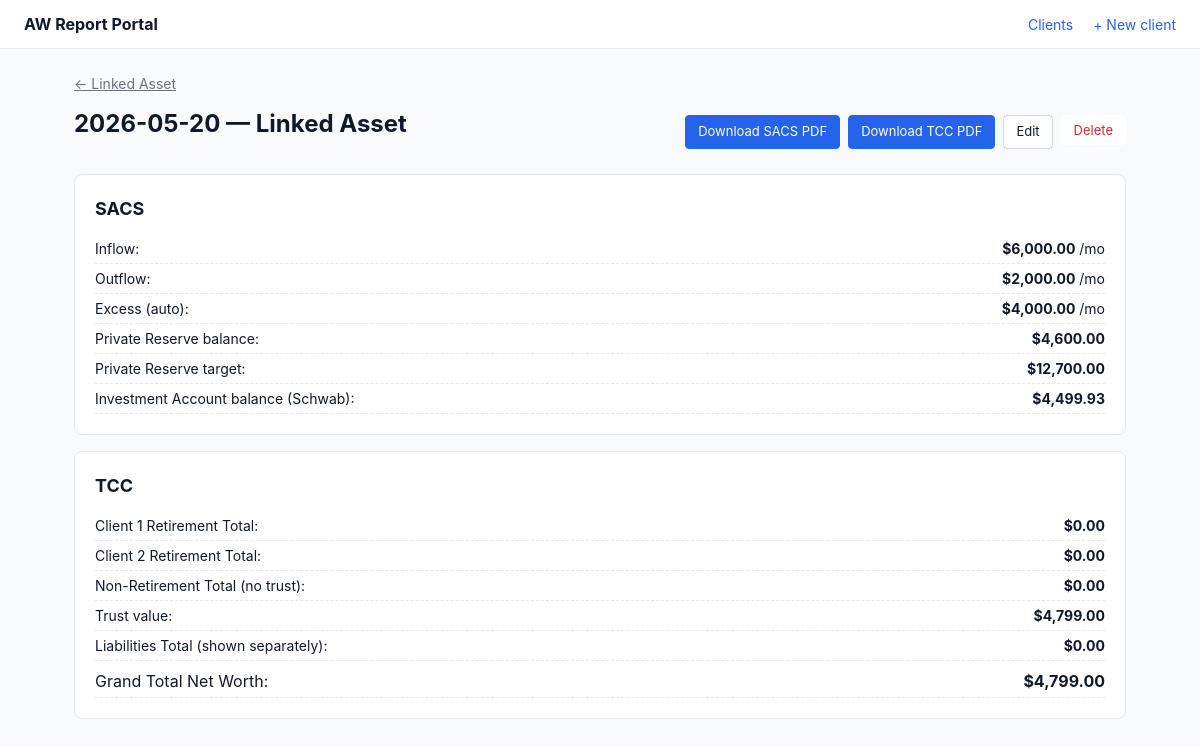
Page /reports/2 on the committed database.
### tables this page shows
CREATE TABLE clients (
    id INTEGER PRIMARY KEY AUTOINCREMENT,
    label TEXT NOT NULL,
    is_married INTEGER NOT NULL DEFAULT 0,

    client1_name TEXT NOT NULL,
    client1_dob TEXT NOT NULL,
    client1_ssn_last4 TEXT,

    client2_name TEXT,
    client2_dob TEXT,
    client2_ssn_last4 TEXT,

    monthly_salary REAL NOT NULL DEFAULT 0,
    client1_salary REAL NOT NULL DEFAULT 0,
    client2_salary REAL NOT NULL DEFAULT 0,
    monthly_expense_budget REAL NOT NULL DEFAULT 0,
    private_reserve_target_override REAL,

    trust_property_address TEXT,

    created_at TEXT DEFAULT CURRENT_TIMESTAMP,
    updated_at TEXT DEFAULT CURRENT_TIMESTAMP
);

CREATE TABLE reports (
    id INTEGER PRIMARY KEY AUTOINCREMENT,
    client_id INTEGER NOT NULL,
    report_date TEXT NOT NULL,
    inflow_monthly REAL,
    outflow_monthly REAL,
    private_reserve_balance REAL,
    investment_account_balance REAL,
    trust_zillow_value REAL,
    status TEXT NOT NULL DEFAULT 'draft' CHECK (status IN ('draft', 'finalized')),
    created_at TEXT DEFAULT CURRENT_TIMESTAMP,
    finalized_at TEXT,
    FOREIGN KEY (client_id) REFERENCES clients(id) ON DELETE CASCADE
);

### app.py (the view)
    @app.route("/reports/<int:report_id>")
    def report_view(report_id):
        report = dbmod.query("SELECT * FROM reports WHERE id = ?", (report_id,), one=True)
        if not report:
            abort(404)
        balances = {b["account_id"]: dict(b) for b in get_report_balances(report_id)}
        client, deductibles, sacs, tcc, _ = compute_report_results(report["client_id"], dict(report), balances)
        return render_template(
            "report_view.html",
            client=client,
            report=report,
            sacs=sacs,
            tcc=tcc,
            deductibles=deductibles,
            calc_age=calc_age,
        )

### app.py (called while the page is built)
def get_client_or_404(client_id: int):
    c = dbmod.query("SELECT * FROM clients WHERE id = ?", (client_id,), one=True)
    if not c:
        abort(404)
    return c

def get_accounts(client_id: int):
    return dbmod.query(
        "SELECT * FROM accounts WHERE client_id = ? ORDER BY category, owner, sort_order, id",
        (client_id,),
    )

def get_deductibles(client_id: int):
    return dbmod.query(
        "SELECT * FROM insurance_deductibles WHERE client_id = ? ORDER BY id",
        (client_id,),
    )

def get_report_balances(report_id: int):
    return dbmod.query(
        "SELECT * FROM account_balances WHERE report_id = ?",
        (report_id,),
    )

def build_account_balances(client_id: int, balances_by_account: dict[int, dict]) -> list[AccountBalance]:
    accounts = get_accounts(client_id)
    result = []
    for a in accounts:
        b = balances_by_account.get(a["id"], {})
        result.append(
            AccountBalance(
                account_id=a["id"],
                category=a["category"],
                owner=a["owner"],
                balance=b.get("balance") or 0,
                cash_balance=b.get("cash_balance"),
                interest_rate=a["interest_rate"],
                account_type=a["account_type"],
                nickname=a["nickname"] or "",
                account_number_last4=a["account_number_last4"] or "",
            )
        )
    return result

### calculations.py (called while the page is built)
def compute_sacs(
    inflow: float,
    outflow: float,
    monthly_expense_budget: float,
    insurance_deductibles_total: float,
    private_reserve_balance: float,
    investment_account_balance: float,
    private_reserve_target_override: float | None = None,
) -> SACSResult:
    excess = (inflow or 0) - (outflow or 0)
    if private_reserve_target_override is not None:
        target = private_reserve_target_override
    else:
        target = 6 * (monthly_expense_budget or 0) + (insurance_deductibles_total or 0)
    return SACSResult(
        inflow=inflow or 0,
        outflow=outflow or 0,
        excess=excess,
        private_reserve_target=target,
        private_reserve_balance=private_reserve_balance or 0,
        investment_account_balance=investment_account_balance or 0,
    )

### db.py (called while the page is built)
def get_db():
    if "db" not in g:
        g.db = sqlite3.connect(current_app.config["DATABASE_PATH"])
        g.db.row_factory = sqlite3.Row
        g.db.execute("PRAGMA foreign_keys = ON")
    return g.db

### templates/report_view.html (shortened to what this page needs)
{% extends "base.html" %}
{% block content %}
<div class="breadcrumb"><a href="{{ url_for('client_detail', client_id=client.id) }}">← {{ client.label }}</a></div>
<div class="page-head">
  <h1>{{ report.report_date }} — {{ client.label }}</h1>
  <div class="page-head-actions">
    <a class="btn primary" href="{{ url_for('report_pdf', report_id=report.id, kind='sacs') }}">Download SACS PDF</a>
    <a class="btn primary" href="{{ url_for('report_pdf', report_id=report.id, kind='tcc') }}">Download TCC PDF</a>
    <a class="btn" href="{{ url_for('report_edit', report_id=report.id) }}">Edit</a>
    <form method="post" action="{{ url_for('report_delete', report_id=report.id) }}" style="display:inline"
          onsubmit="return confirm('Delete this report?')">
      <button class="btn danger ghost" type="submit">Delete</button>
    </form>
  </div>
</div>
<section class="card">
  <h2>SACS</h2>
  <ul class="kv">
    <li>Inflow: <span><strong>{{ sacs.inflow | usd }}</strong> /mo</span></li>
    <li>Outflow: <span><strong>{{ sacs.outflow | usd }}</strong> /mo</span></li>
    <li>Excess (auto): <span><strong>{{ sacs.excess | usd }}</strong> /mo</span></li>
    <li>Private Reserve balance: <strong>{{ sacs.private_reserve_balance | usd }}</strong></li>
    <li>Private Reserve target: <strong>{{ sacs.private_reserve_target | usd }}</strong></li>
    <li>Investment Account balance (Schwab): <strong>{{ sacs.investment_account_balance | usd }}</strong></li>
  </ul>
</section>
<section class="card">
  <h2>TCC</h2>
  <ul class="kv">
    <li>Client 1 Retirement Total: <strong>{{ tcc.client1_retirement_total | usd }}</strong></li>
    {% if client.is_married %}<li>Client 2 Retirement Total: <strong>{{ tcc.client2_retirement_total | usd }}</strong></li>{% endif %}
    <li>Non-Retirement Total (no trust): <strong>{{ tcc.non_retirement_total | usd }}</strong></li>
    <li>Trust value: <strong>{{ tcc.trust_value | usd }}</strong></li>
    <li>Liabilities Total (shown separately): <strong>{{ tcc.liabilities_total | usd }}</strong></li>
    <li class="grand">Grand Total Net Worth: <strong>{{ tcc.grand_total_net_worth | usd }}</strong></li>
  </ul>
</section>
{% endblock %}

### static/style.css (style rules this page uses)
:root { --blue: #2563eb; --blue-dark: #1d4ed8; --green: #16a34a; --red: #dc2626; --gray-50: #f9fafb; --gray-100: #f3f4f6; --gray-200: #e5e7eb; --gray-300: #d1d5db; --gray-500: #6b7280; --gray-700: #374151; --gray-900: #111827; }
* { box-sizing: border-box; }
body { margin: 0; font-family: -apple-system, system-ui, "Segoe UI", Roboto, sans-serif; color: var(--gray-900); background: var(--gray-50); font-size: 14px; line-height: 1.5; }
a { color: var(--blue); }
.breadcrumb { margin-bottom: 12px; color: var(--gray-500); }
.breadcrumb a { color: var(--gray-500); }
h1 { font-size: 24px; margin: 0 0 16px; }
h2 { font-size: 18px; margin: 0 0 12px; }
.page-head { display: flex; justify-content: space-between; align-items: center; margin-bottom: 16px; }
.page-head-actions { display: flex; gap: 8px; }
.card { background: white; border: 1px solid var(--gray-200); border-radius: 8px; padding: 20px; margin-bottom: 16px; }
.btn { display: inline-block; padding: 6px 12px; border: 1px solid var(--gray-300); border-radius: 4px; background: white; color: var(--gray-900); text-decoration: none; cursor: pointer; font-size: 13px; font-family: inherit; }
.btn.primary { background: var(--blue); border-color: var(--blue); color: white; }
.btn.danger { color: var(--red); border-color: var(--red); }
.btn.danger.ghost { background: white; }
.btn.ghost { background: transparent; border-color: transparent; }
.kv { list-style: none; padding: 0; margin: 0; }
.kv li { padding: 4px 0; display: flex; justify-content: space-between; border-bottom: 1px dashed var(--gray-200); }
.kv li.grand { font-size: 16px; padding-top: 8px; }

### rows in the picture
clients: label "Linked Asset"
reports: report_date "2026-05-20", inflow "$6,000.00", outflow "$2,000.00", private_reserve_balance "$4,600.00", investment_account_balance "$4,499.93", trust_value "$4,799.00"

### other values in the picture
{{ sacs.excess | usd }} "$4,000.00"
{{ sacs.private_reserve_target | usd }} "$12,700.00"
{{ tcc.client1_retirement_total | usd }} "$0.00"
{{ tcc.client2_retirement_total | usd }} "$0.00"
{{ tcc.non_retirement_total | usd }} "$0.00"
{{ tcc.liabilities_total | usd }} "$0.00"
{{ tcc.grand_total_net_worth | usd }} "$4,799.00"
